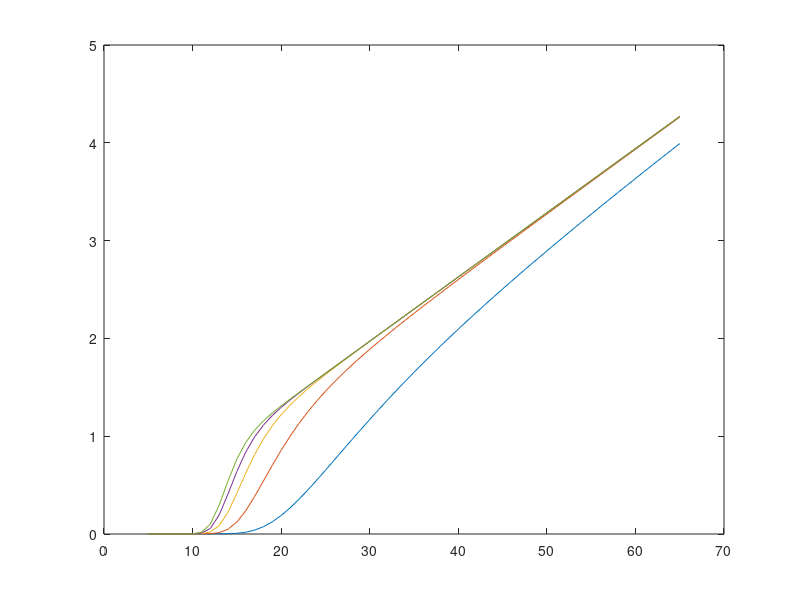

Recreate this plot in MATLAB. (Note: this script raises an error after producing the figure.)
%
%   Calculation the time overheads that spend within the whole transmit
%   process in a Linear Wireless Sensor Network (LSN)
%   for protocols with no ackonowledgement methods
%

% operation zone data
z_i = 15e3;                       %   the full operation distance, m
x_i = 5 : 1 : 65;                 %   sensor node quantity

% comunication parameters
f_b = 433e6;                      %   carier frequency, Hz
V_em = 3e8;                       %   speed of light in vacuum, m/s
P_tr = 100e-3;                    %   transmitter power, W
SNR = -121;                       %   declared sensitivity, dBm
Strn = 45;                        %   noise srength coefficient
R_uart = 19.2e3;                  %   RS-485 interface bit rate (symbol speed), kbit/s
R_rfm  = 19.2e3;                  %   radio-frequency module bit rate (symbol speed), kbit/s
G_rc = 1.0;                       %   the gain of the receiving antenna
G_tr = 1.0;                       %   the gain of the transmitting antenna
fading = [5 10 20 40 100]';

% message values
V_pra  = 4 .* 8;                  %   preamble size
V_sync = 4 .* 8;                  %   synchronization word size
V_start = 1 .* 8;                 %   start comdition
V_len  = 1 .* 8;                  %   data packet length
V_data = 25 .* 8;                 %   data packet size
V_crc  = 4 .* 8;                  %   CRC size
V_stop = 1 .* 8;                  %   stop comdition

V_tx = V_pra + V_sync + V_start + V_len + V_data + V_crc + V_stop;
V_rx = round(0.6 .* V_pra + V_sync + V_start + V_len + V_data + V_crc + V_stop);

% MCU parameters
f_clk = 48e6;
T_clk = 1 ./ f_clk;
N_rx_sys = 15913;
N_tx_sys = 16737;
t_intr = 0.33e-6;                %   interrupt time

% additive time expenses part
t_data = 1.75e-3;                %   data sensors gathering
t_mcu_tx = T_clk .* N_tx_sys;    %   MCU processing time

t_add = t_data + t_mcu_tx;

% multiplicative time expenses part
% recieve radio communication time expenses
t_rf_rx = V_rx ./ R_rfm;
t_mcu_rx = T_clk .* N_rx_sys;    %   MCU processing time
t_uart_rx = V_rx ./ R_uart;

t_rx = t_intr + t_rf_rx + t_mcu_rx + t_uart_rx;

% data transmit radio communication time expenses
t_rf_tx = V_tx ./ R_rfm;
t_uart_tx = V_tx ./ R_uart;
t_tx = t_rf_tx + t_uart_tx;

t_mlt = t_rx + t_tx;

% the resultative time expenses
d_i = z_i ./ (x_i + 1);
P_rc = (P_tr .* G_tr .* G_rc .* V_em.^2) ./ (4 .* pi .* d_i .* f_b).^2;

P_rx_max = 10.^(SNR ./ 10 - 3);
P_n = P_rx_max .* 10.^(Strn/10);

h2 = P_rc ./ P_n;

for i = fading(1 : 1 : 5)

p_ber_i = ((fading + 1) ./ (h2 + 2 .* fading + 2)) .* exp(-((fading .*  h2) ./ (h2 + 2 .* fading + 2)));
t_del_i = t_add + x_i .* t_mlt .* ((1 - p_ber_i).^V_tx);

p = plot(x_i, t_del_i);
p(1).LineWidth = 2;
hold on;
grid on;

end
